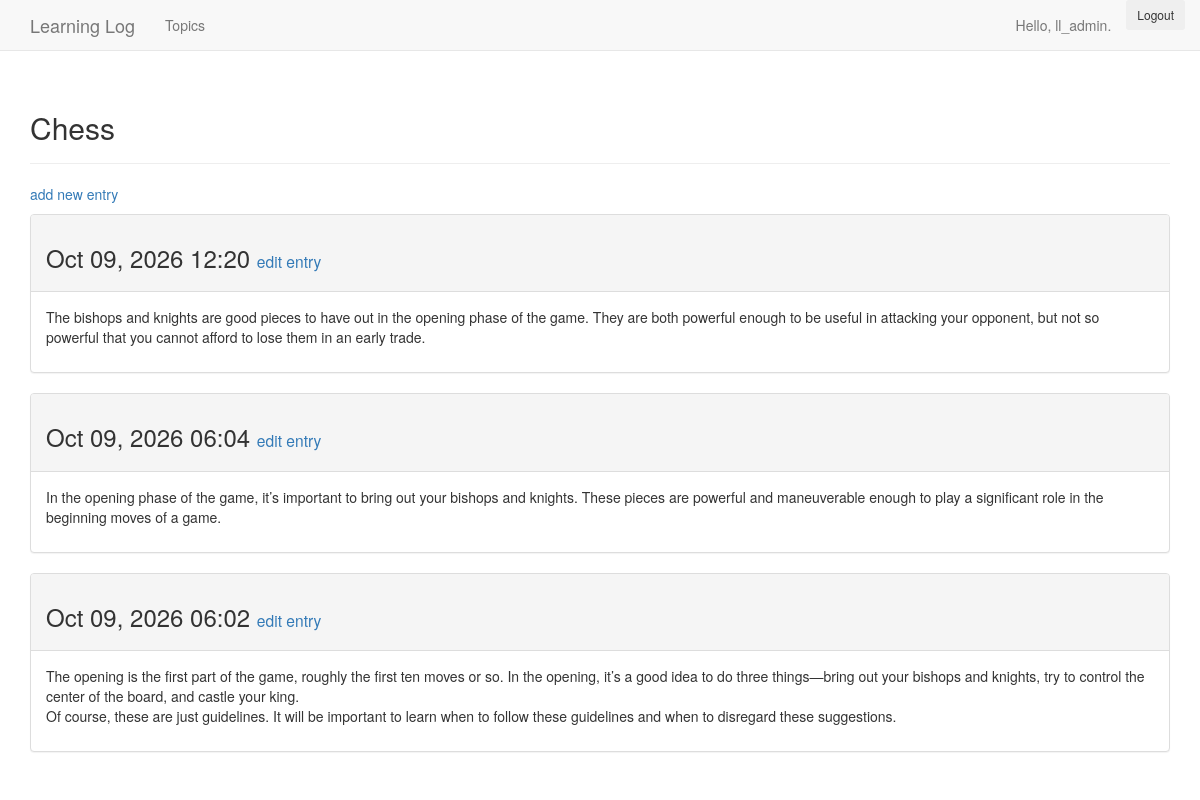
Screenshot of /topic/1/ (signed in) with the database file from the repository.
### learning_logs/models.py (models this page shows, shortened)
class Topic(models.Model):
    text = models.CharField(max_length=200)
    date_added = models.DateTimeField(auto_now_add=True)
    owner = models.ForeignKey(User,on_delete=models.CASCADE)
    def __str__(self):
        return self.text

class Entry(models.Model):
    topic = models.ForeignKey(Topic,on_delete=models.CASCADE)
    text = models.TextField()
    date_added = models.DateTimeField(auto_now_add=True)
    class Meta:
        verbose_name_plural = 'entries'

### learning_logs/views.py (the view)
# urls.py: re_path(r'^topic/(?P<topic_id>\d+)/$',views.topic,name='topic'),
@login_required
def topic(request,topic_id):
    topic = Topic.objects.get(id=topic_id)
    if topic.owner != request.user:
        raise Http404
    entries = topic.entry_set.order_by('-date_added')
    context = {'topic':topic, 'entries':entries}
    return render(request,'learning_logs/topic.html',context)

### learning_logs/templates/learning_logs/topic.html
{% extends 'learning_logs/base.html' %}
{% block header %}
  <h2>{{ topic }}</h2>
{% endblock header %}
{% block content %}
    <p>
        <a href="{% url 'learning_logs:new_entry' topic.id %}">add new entry</a>
    </p>
    {% for entry in entries %}
      <div class="panel panel-default">
        <div class="panel-heading">
          <h3>
            {{ entry.date_added|date:'M d, Y H:i' }}
            <small>
              <a href="{% url 'learning_logs:edit_entry' entry.id %}">edit entry</a>
            </small>
          </h3>
        </div>
        <div class="panel-body">
          {{ entry.text|linebreaks }}
        </div>
      </div>
    {% empty %}
        There are no entries for this topic yet.
    {% endfor %}
{% endblock content %}

### learning_logs/templates/learning_logs/base.html (shortened to what this page needs)
{% load bootstrap3 %}
<!DOCTYPE html>
<html lang="en">
  <head>
    {% bootstrap_css %}
  </head>
  <body>
    <nav class="navbar navbar-default navbar-static-top">
      <div class="container">
        <div class="navbar-header">
           <a class="navbar-brand" href="{% url 'learning_logs:index' %}">Learning Log</a>
        </div>
        <div id="navbar" class="navbar-collapse collapse">
          <ul class="nav navbar-nav">
            <li><a href="{% url 'learning_logs:topics' %}">Topics</a></li>
          </ul>
          <ul class="nav navbar-nav navbar-right">
            {% if user.is_authenticated %}
              <li><a>Hello, {{ user.username }}.</a></li>
              <li><form method='post' action="{% url 'users:logout' %}" style="display:inline;">
                    <button type="submit" class="btn btn-outline-secondary btn-sm">Logout</button>
              </form></li>
            {% else %}
              <li><a href="{% url 'users:register' %}">register</a></li>
              <li><a href="{% url 'users:login' %}">log in</a></li>
            {% endif %}
          </ul>
        </div>
      </div>
    </nav>
    <div class="container">
      <div class="page-header">
        {% block header %}{% endblock header %}
      </div>
      <div>
         {% block content %}{% endblock content %}
      </div>
    </div>
  </body>
</html>

### rows the page displays
Topic: text "Chess"
Entry: date_added "Oct 09, 2026 12:20", text "The bishops and knights are good pieces to have out in the opening phase of the game. They are both powerful enough to be useful in attacking your opponent, but not so powerful that you cannot afford to lose them in an early trade."
Entry: date_added "Oct 09, 2026 06:04", text "In the opening phase of the game, it’s important to bring out your bishops and knights. These pieces are powerful and maneuverable enough to play a significant role in the beginning moves of a game."
Entry: date_added "Oct 09, 2026 06:02", text "The opening is the first part of the game, roughly the first ten moves or so. In the opening, it’s a good idea to do three things—bring out your bishops and knights, try to control the center of the board, and castle your king. Of course, these are just guidelines. It will be important to learn when to follow these guidelines and when to disregard these suggestions."

### other values shown
{{ user.username }} "ll_admin"
